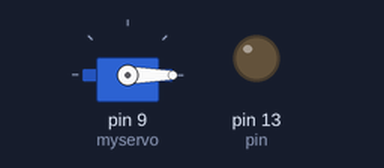
The sketch below on a simulated Arduino Uno, built with avr-gcc and run on an emulated ATmega328P. Parts: servo, output pins drawn as LEDs (lit = HIGH).

Above: at 0.05 s.
Timing chart, 0 to 39.0 s (numbered marks = the images above):
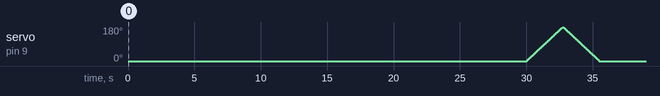

The sketch:

ServoTimerExample.ino
```cpp
#include <Servo.h>
#include <Time.h>
#include <TimeAlarms.h>

int pin = 13;

Servo myservo; // create servo object to control a servo
int pos = 0;    // variable to store the servo position

void setup() {
  pinMode(pin, OUTPUT); // led to indicate that the program is running well
  setTime(8, 29, 0, 1, 1, 11); // set time to Saturday 8:29:00am Jan 1 2011
  Alarm.timerRepeat(30, moveServo);

  myservo.attach(9);  // attaches the servo on pin 9 to the servo object
  myservo.write(pos);
}

void moveServo () {
  Serial.println("moving my servo");
  int pos =0;
  for (pos = 0; pos <= 180; pos += 1) { // goes from 0 degrees to 180 degrees
    // in steps of 1 degree
    Serial.println("inside loop 1");
    myservo.write(pos);              // tell servo to go to position in variable 'pos'
    delay(15);
  }

  for (pos = 180; pos >= 0; pos -= 1) { // goes from 180 degrees to 0 degrees
    Serial.println("inside loop 2");
    myservo.write(pos);              // tell servo to go to position in variable 'pos'
    delay(15);
  }
   Serial.println("end loop");
}
void loop() {
  digitalClockDisplay();
  Alarm.delay(1000); // wait one second between clock display
}

void digitalClockDisplay()
{
  // digital clock display of the time
  Serial.print(hour());
  printDigits(minute());
  printDigits(second());
  Serial.println();
}

void printDigits(int digits)
{
  Serial.print(":");
  if (digits < 10)
    Serial.print('0');
  Serial.print(digits);
}
```
